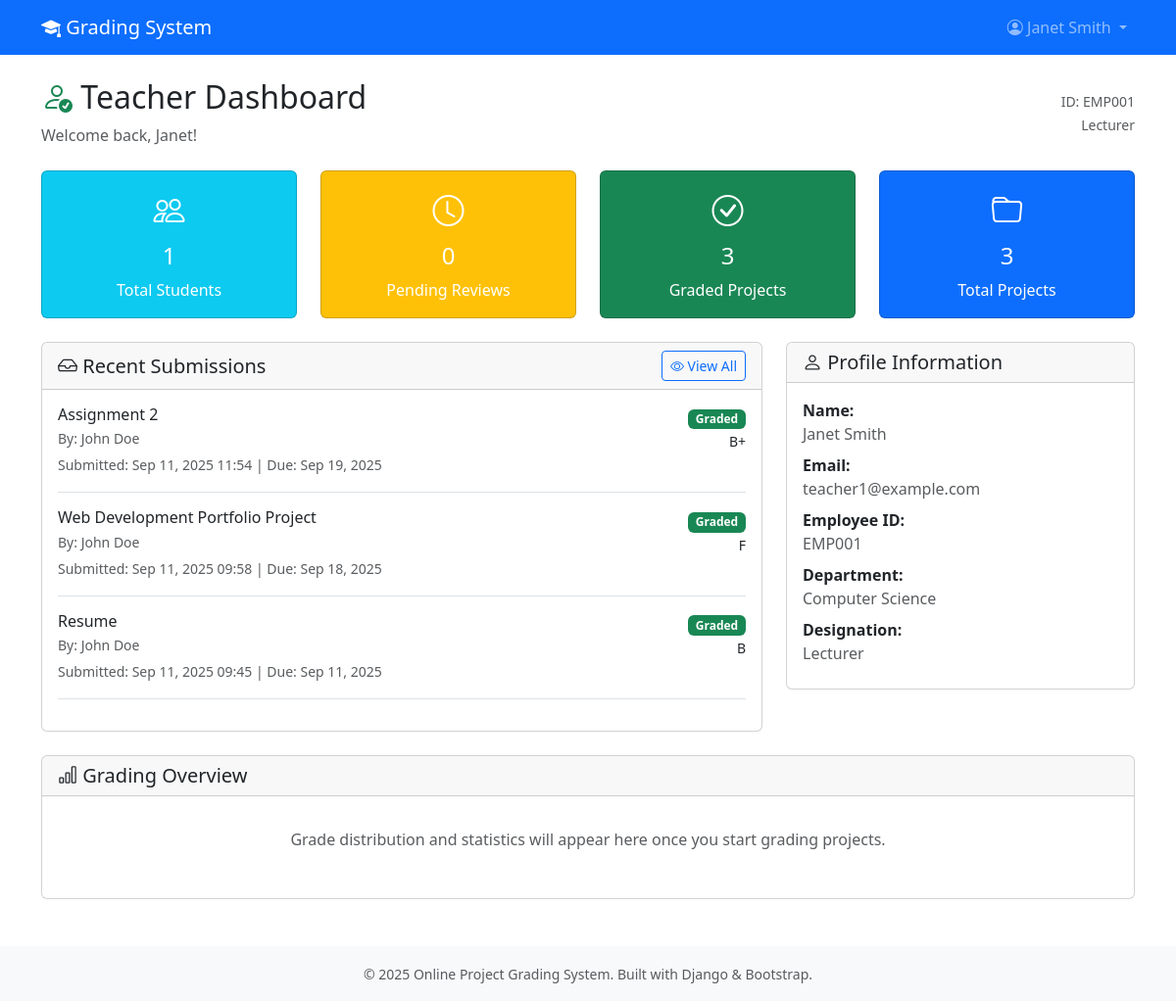
Page /accounts/dashboard/ (signed in) on the committed database.
### accounts/models.py (models this page shows, shortened)
class User(AbstractUser):
    USER_TYPES = (
        ('student', 'Student'),
        ('teacher', 'Teacher'),
    )
    user_type = models.CharField(max_length=10, choices=USER_TYPES, default='student')
    phone_number = models.CharField(max_length=15, blank=True)

class TeacherProfile(models.Model):
    user = models.OneToOneField(User, on_delete=models.CASCADE, related_name='teacher_profile')
    employee_id = models.CharField(max_length=20, unique=True)
    department = models.CharField(max_length=100)
    designation = models.CharField(max_length=50)

### projects/models.py (models this page shows, shortened)
class Project(models.Model):
    title = models.CharField(max_length=200)
    description = models.TextField()
    student = models.ForeignKey(User, on_delete=models.CASCADE, related_name='projects')
    teacher = models.ForeignKey(User, on_delete=models.CASCADE, related_name='assigned_projects')
    file_upload = models.FileField(upload_to='projects/', null=True, blank=True)
    submitted_at = models.DateTimeField(auto_now_add=True)
    due_date = models.DateTimeField()
    is_submitted = models.BooleanField(default=False)

class Grade(models.Model):
    GRADE_CHOICES = [
        ('A+', 'A+ (90-100)'),
        ('A', 'A (80-89)'),
        ('B+', 'B+ (70-79)'),
        ('B', 'B (60-69)'),
        ('C+', 'C+ (50-59)'),
        ('C', 'C (40-49)'),
        ('D', 'D (30-39)'),
        ('F', 'F (0-29)'),
    ]
    project = models.OneToOneField(Project, on_delete=models.CASCADE, related_name='grade')
    teacher = models.ForeignKey(User, on_delete=models.CASCADE, related_name='grades_given')
    score = models.IntegerField(
        validators=[MinValueValidator(0), MaxValueValidator(100)],
        help_text="Score out of 100"
    )
    letter_grade = models.CharField(max_length=2, choices=GRADE_CHOICES, blank=True)
    feedback = models.TextField(blank=True)
    graded_at = models.DateTimeField(auto_now_add=True)

### accounts/views.py (the view)
# urls.py: path('dashboard/', views.dashboard, name='dashboard'),
@login_required
def dashboard(request):
    user = request.user
    context = {'user': user}
    if user.user_type == 'student':
        from projects.models import Project, Grade
        projects = Project.objects.filter(student=user).order_by('-submitted_at')
        graded_projects = projects.filter(grade__isnull=False)
        pending_projects = projects.filter(grade__isnull=True)
        grades = Grade.objects.filter(project__student=user)
        avg_score = grades.aggregate(avg=models.Avg('score'))['avg']
        avg_score = round(avg_score, 1) if avg_score else None
        context.update({
            'projects': projects[:5],  # Recent 5 projects
            'total_projects': projects.count(),
            'graded_projects': graded_projects.count(),
            'pending_projects': pending_projects.count(),
            'average_score': avg_score,
        })
        return render(request, 'accounts/student_dashboard.html', context)
    elif user.user_type == 'teacher':
        from projects.models import Project, Grade
        assigned_projects = Project.objects.filter(teacher=user).order_by('-submitted_at')
        pending_reviews = assigned_projects.filter(grade__isnull=True, is_submitted=True)
        graded_projects = assigned_projects.filter(grade__isnull=False)
        total_students = assigned_projects.values('student').distinct().count()
        context.update({
            'recent_submissions': assigned_projects.filter(is_submitted=True)[:5],
            'total_students': total_students,
            'pending_reviews': pending_reviews.count(),
            'graded_projects': graded_projects.count(),
            'total_projects': assigned_projects.count(),
        })
        return render(request, 'accounts/teacher_dashboard.html', context)
    else:
        return render(request, 'accounts/dashboard.html', context)

### templates/accounts/teacher_dashboard.html (shortened to what this page needs)
{% extends 'base.html' %}
{% block content %}
<div class="row">
    <div class="col-md-12">
        <div class="d-flex justify-content-between align-items-center mb-4">
            <div>
                <h2><i class="bi bi-person-check text-success"></i> Teacher Dashboard</h2>
                <p class="text-muted mb-0">Welcome back, {{ user.first_name }}!</p>
            </div>
            <div class="text-end">
                <small class="text-muted">
                    {% if user.teacher_profile %}
                        ID: {{ user.teacher_profile.employee_id }}<br>
                        {{ user.teacher_profile.designation }}
                    {% endif %}
                </small>
            </div>
        </div>
    </div>
</div>
<div class="row">
    <div class="col-md-3 mb-4">
        <div class="card bg-info text-white">
            <div class="card-body text-center">
                <i class="bi bi-people" style="font-size: 2rem;"></i>
                <h4 class="mt-2">{{ total_students }}</h4>
                <p class="mb-0">Total Students</p>
            </div>
        </div>
    </div>
    <div class="col-md-3 mb-4">
        <div class="card bg-warning text-white">
            <div class="card-body text-center">
                <i class="bi bi-clock" style="font-size: 2rem;"></i>
                <h4 class="mt-2">{{ pending_reviews }}</h4>
                <p class="mb-0">Pending Reviews</p>
            </div>
        </div>
    </div>
    <div class="col-md-3 mb-4">
        <div class="card bg-success text-white">
            <div class="card-body text-center">
                <i class="bi bi-check-circle" style="font-size: 2rem;"></i>
                <h4 class="mt-2">{{ graded_projects }}</h4>
                <p class="mb-0">Graded Projects</p>
            </div>
        </div>
    </div>
    <div class="col-md-3 mb-4">
        <div class="card bg-primary text-white">
            <div class="card-body text-center">
                <i class="bi bi-folder" style="font-size: 2rem;"></i>
                <h4 class="mt-2">{{ total_projects }}</h4>
                <p class="mb-0">Total Projects</p>
            </div>
        </div>
    </div>
</div>
<div class="row">
    <div class="col-md-8 mb-4">
        <div class="card">
            <div class="card-header d-flex justify-content-between align-items-center">
                <h5 class="mb-0"><i class="bi bi-inbox"></i> Recent Submissions</h5>
                <a href="{% url 'teacher_projects' %}" class="btn btn-outline-primary btn-sm">
                    <i class="bi bi-eye"></i> View All
                </a>
            </div>
            <div class="card-body">
                {% if recent_submissions %}
                    {% for project in recent_submissions %}
                        <div class="border-bottom pb-3 mb-3">
                            <div class="d-flex justify-content-between align-items-start">
                                <div>
                                    <h6 class="mb-1">{{ project.title }}</h6>
                                    <p class="text-muted small mb-1">By: {{ project.student.first_name }} {{ project.student.last_name }}</p>
                                    <small class="text-muted">
                                        Submitted: {{ project.submitted_at|date:"M d, Y H:i" }}
                                        | Due: {{ project.due_date|date:"M d, Y" }}
                                    </small>
                                </div>
                                <div class="text-end">
                                    {% if project.grade %}
                                        <span class="badge bg-success">Graded</span>
                                        <br>
                                        <small>{{ project.grade.letter_grade }}</small>
                                    {% else %}
                                        <span class="badge bg-warning">Pending</span>
                                        <br>
                                        <a href="{% url 'grade_project' project.id %}" class="btn btn-outline-primary btn-sm mt-1">
                                            Grade
                                        </a>
                                    {% endif %}
                                </div>
                            </div>
                        </div>
                    {% endfor %}
                {% else %}
                    <div class="text-center py-4">
                        <i class="bi bi-inbox text-muted" style="font-size: 3rem;"></i>
                        <p class="text-muted mt-2">No submissions yet.</p>
                        <p class="small text-muted">Student project submissions will appear here.</p>
                    </div>
                {% endif %}
            </div>
        </div>
    </div>
    <div class="col-md-4 mb-4">
        <div class="card">
            <div class="card-header">
                <h5 class="mb-0"><i class="bi bi-person"></i> Profile Information</h5>
            </div>
            <div class="card-body">
                <div class="mb-2">
                    <strong>Name:</strong><br>
                    <span class="text-muted">{{ user.first_name }} {{ user.last_name }}</span>
                </div>
                <div class="mb-2">
                    <strong>Email:</strong><br>
                    <span class="text-muted">{{ user.email }}</span>
                </div>
                {% if user.teacher_profile %}
                <div class="mb-2">
                    <strong>Employee ID:</strong><br>
                    <span class="text-muted">{{ user.teacher_profile.employee_id }}</span>
                </div>
                <div class="mb-2">
                    <strong>Department:</strong><br>
                    <span class="text-muted">{{ user.teacher_profile.department }}</span>
                </div>
                <div class="mb-2">
                    <strong>Designation:</strong><br>
                    <span class="text-muted">{{ user.teacher_profile.designation }}</span>
                </div>
                {% endif %}
            </div>
        </div>
    </div>
</div>
<div class="row">
    <div class="col-md-12">
        <div class="card">
            <div class="card-header">
                <h5 class="mb-0"><i class="bi bi-bar-chart"></i> Grading Overview</h5>
            </div>
            <div class="card-body">
                <div class="text-center py-3">
                    <p class="text-muted">Grade distribution and statistics will appear here once you start grading projects.</p>
                </div>
            </div>
        </div>
    </div>
</div>
{% endblock %}

### templates/base.html (shortened to what this page needs)
<!DOCTYPE html>
<html lang="en">
<head>
    <link href="https://cdn.jsdelivr.net/npm/bootstrap@5.3.0/dist/css/bootstrap.min.css" rel="stylesheet">
    <link href="https://cdn.jsdelivr.net/npm/bootstrap-icons@1.7.2/font/bootstrap-icons.css" rel="stylesheet">
</head>
<body>
    <nav class="navbar navbar-expand-lg navbar-dark bg-primary">
        <div class="container">
            <a class="navbar-brand" href="{% url 'dashboard' %}">
                <i class="bi bi-mortarboard-fill"></i> Grading System
            </a>
            {% if user.is_authenticated %}
            <div class="collapse navbar-collapse" id="navbarNav">
                <ul class="navbar-nav ms-auto">
                    <li class="nav-item dropdown">
                        <a class="nav-link dropdown-toggle" href="#" id="navbarDropdown" role="button" data-bs-toggle="dropdown">
                            <i class="bi bi-person-circle"></i> {{ user.first_name }} {{ user.last_name }}
                        </a>
                    </li>
                </ul>
            </div>
            {% endif %}
        </div>
    </nav>
    <main class="container mt-4">
        {% block content %}{% endblock %}
    </main>
    <footer class="bg-light text-center text-muted py-3 mt-5">
        <div class="container">
            <small>&copy; 2025 Online Project Grading System. Built with Django & Bootstrap.</small>
        </div>
    </footer>
</body>
</html>

### rows in the picture
User: first_name "Janet", last_name "Smith", teacher_profile.employee_id "EMP001", teacher_profile.designation "Lecturer", email "teacher1@example.com", teacher_profile.department "Computer Science"
Project: title "Assignment 2", student.first_name "John", student.last_name "Doe", submitted_at "Sep 11, 2025 11:54", due_date "Sep 19, 2025", grade.letter_grade "B+"
Project: title "Web Development Portfolio Project", student.first_name "John", student.last_name "Doe", submitted_at "Sep 11, 2025 09:58", due_date "Sep 18, 2025", grade.letter_grade "F"
Project: title "Resume", student.first_name "John", student.last_name "Doe", submitted_at "Sep 11, 2025 09:45", due_date "Sep 11, 2025", grade.letter_grade "B"

### other values in the picture
{{ total_students }} "1"
{{ pending_reviews }} "0"
{{ graded_projects }} "3"
{{ total_projects }} "3"
